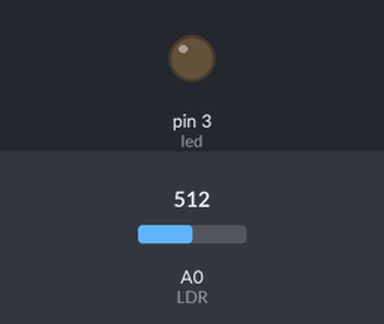
Bench run of a sketch on a simulated Arduino Uno, built with avr-gcc and run on an emulated ATmega328P. On the bench: output pins drawn as LEDs (lit = HIGH). The test bench sets the inputs (shaded band); at power-on: A0 (LDR) = 512.

Above: at 1.3 s.
1.4 s: A0 (LDR) set to 486
At 2.7 s:
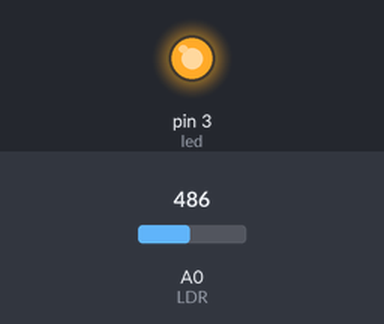
3.0 s: A0 (LDR) set to 510
At 4.0 s:
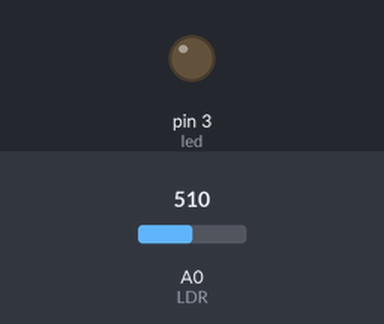
4.5 s: A0 (LDR) set to 490
At 5.1 s:
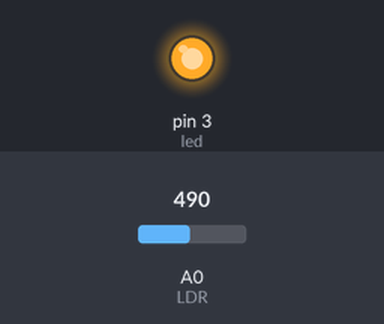
Timing chart, 0 to 7.5 s (numbered marks = the images above; inputs shaded):
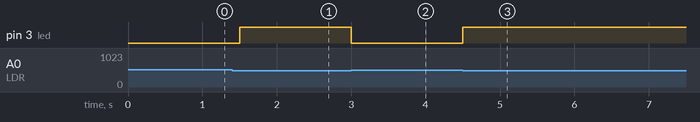

The sketch:

foto_resistencia1.ino
```cpp
int LDR = A0;
int led = 3;
int entrada;


void setup()
{
  pinMode(led, OUTPUT);

}

void loop()
{
  entrada = analogRead(LDR);

  if(entrada < 500)
  {
    digitalWrite(led, HIGH);
  }
  else if(entrada > 450)
  {
    digitalWrite(led, LOW);
  }


  delay(500); // Wait for 1000 millisecond(s)
}
```

Measured:
- the behaviour switches between 500 and 499 on A0 (LDR) (found by bisection; images 0 and 1)
- after the input at 1.4 s, pin 3 (led): LOW → HIGH after 0.10 s
- after the input at 3.0 s, pin 3 (led): HIGH → LOW at once
- after the input at 4.5 s, pin 3 (led): LOW → HIGH at once
